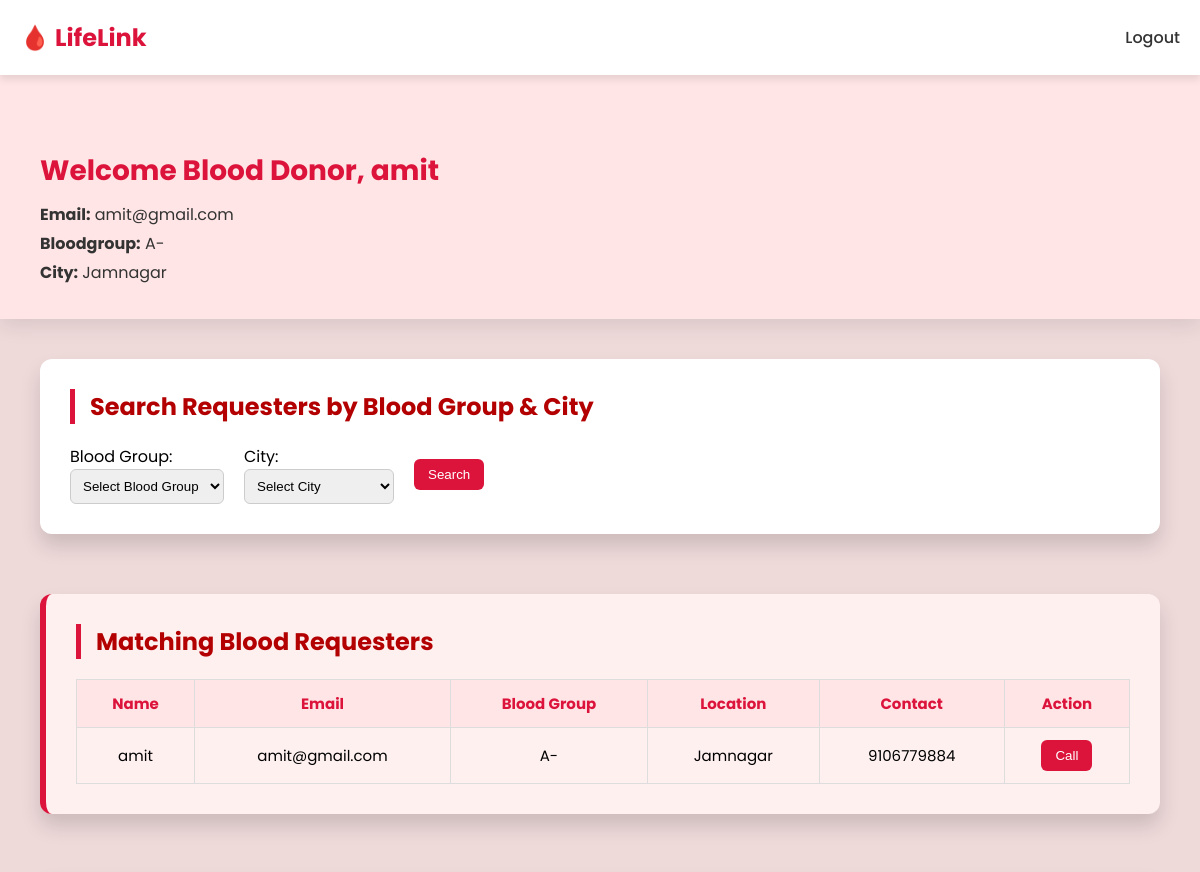
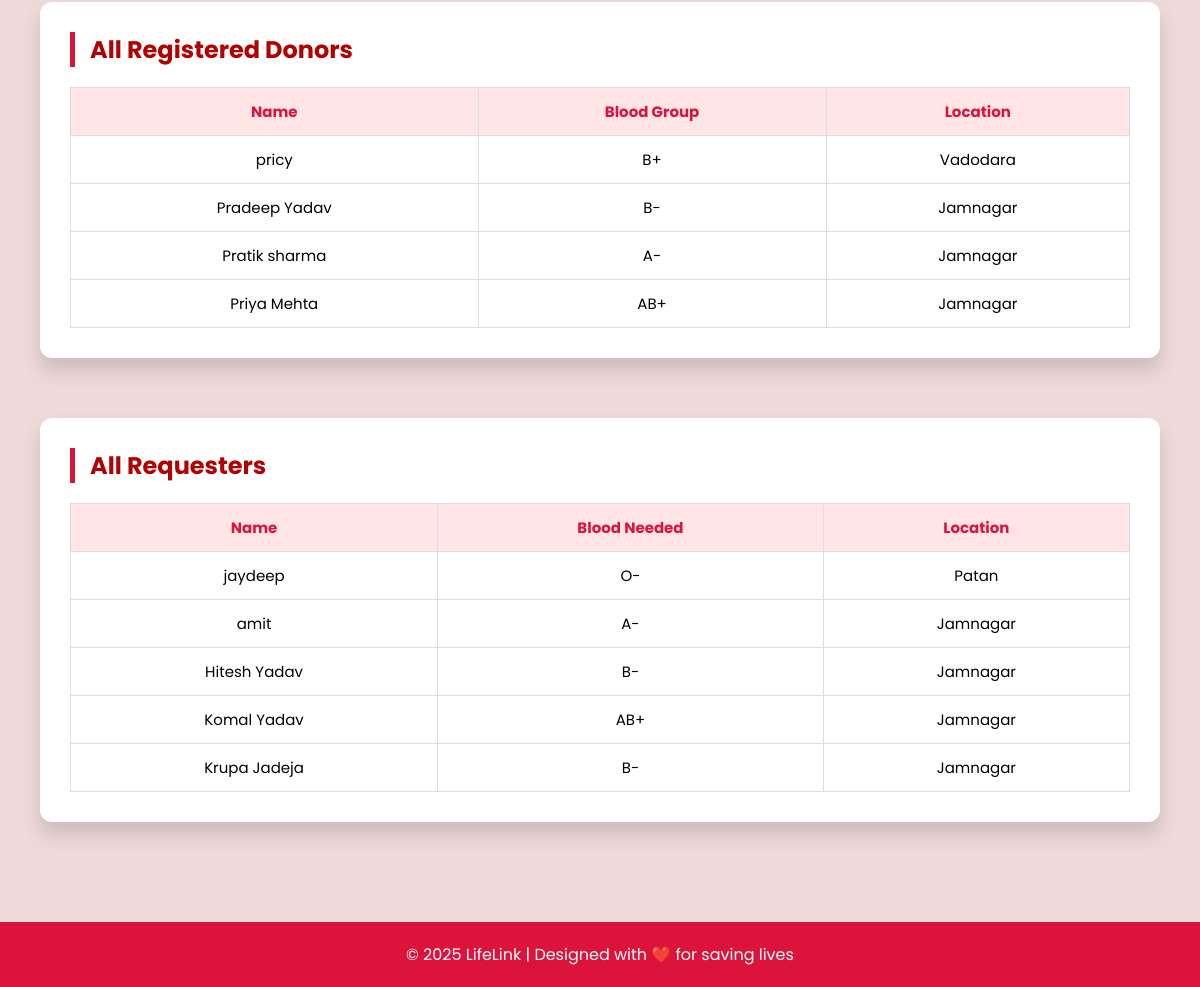
The page /ddash.php (signed in) on the database its author committed (2 pictures, top to bottom).
### tables this page shows
CREATE TABLE `requesters` (
  `id` int(11) NOT NULL,
  `name` varchar(100) NOT NULL,
  `email` varchar(100) NOT NULL,
  `contact` varchar(100) NOT NULL,
  `pass` varchar(100) NOT NULL,
  `city` varchar(100) NOT NULL,
  `bloodgroup` varchar(10) NOT NULL,
  `reason` text NOT NULL,
  `reg_date` timestamp NOT NULL DEFAULT current_timestamp()
);

CREATE TABLE `donors` (
  `id` int(11) NOT NULL,
  `name` varchar(100) NOT NULL,
  `email` varchar(100) NOT NULL,
  `contact` varchar(15) NOT NULL,
  `pass` varchar(100) NOT NULL,
  `age` int(11) NOT NULL,
  `bloodgroup` varchar(100) NOT NULL,
  `city` varchar(100) NOT NULL,
  `gender` varchar(100) NOT NULL,
  `reg_date` timestamp NOT NULL DEFAULT current_timestamp()
);

### ddash.php (the view, shortened to what this page needs)
<?php
$name = $_SESSION['donor_name'];
$email = $_SESSION['donor_email'];
$bloodgroup = $_SESSION['donor_bloodgroup'];
$city = $_SESSION['donor_city'];
$conn = new mysqli("localhost", "root", "", "web");
$match_sql = "SELECT * FROM requesters WHERE bloodgroup = ? AND city = ?";
$stmt = $conn->prepare($match_sql);
$stmt->bind_param("ss", $bloodgroup, $city);
$stmt->execute();
$matched_result = $stmt->get_result();
?>
<!DOCTYPE html>
<html lang="en">
<head>
</head>
<body>
<header class="navbar">
  <div class="logo">🩸 LifeLink</div>
  <nav>
    <ul>
      <li><a href="index.php">Logout</a></li>
    </ul>
  </nav>
</header>
<div class="welcome">
  <h2>Welcome Blood Donor, <?php echo htmlspecialchars($name); ?></h2>
  <p><strong>Email:</strong> <?php echo htmlspecialchars($email); ?></p>
  <p><strong>Bloodgroup:</strong> <?php echo htmlspecialchars($bloodgroup); ?></p>
  <p><strong>City:</strong> <?php echo htmlspecialchars($city); ?></p>
</div>
<div class="dashboard">
  <div class="section">
    <div class="section-title">Search Requesters by Blood Group & City</div>
    <form method="POST" style="display: flex; flex-wrap: wrap; gap: 20px; align-items: center;">
      <div>
        <label for="search_blood">Blood Group:</label><br>
        <select name="search_blood" id="search_blood" required style="padding: 8px; border-radius: 6px; border: 1px solid #ccc;">
          <option value="">Select Blood Group</option>
        </select>
      </div>
      <div>
        <label for="search_city">City:</label><br>
        <select name="search_city" id="search_city" required style="padding: 8px; border-radius: 6px; border: 1px solid #ccc;">
          <option value="">Select City</option>
        </select>
      </div>
      <div>
        <button type="submit" name="search" class="call-btn">Search</button>
      </div>
    </form>
  </div>
  <div class="section matching-requests">
    <div class="section-title">Matching Blood Requesters</div>
    <table>
      <tr>
        <th>Name</th>
        <th>Email</th>
        <th>Blood Group</th>
        <th>Location</th>
        <th>Contact</th>
        <th>Action</th>
      </tr>
      <?php
      $count = 0;
      while ($row = $matched_result->fetch_assoc()) {
        $hidden = $count >= 7 ? "style='display: none'" : "";
        echo "<tr class='match-row' $hidden>";
        echo "<td>" . htmlspecialchars($row['name']) . "</td>";
        echo "<td>" . htmlspecialchars($row['email']) . "</td>";
        echo "<td>" . htmlspecialchars($row['bloodgroup']) . "</td>";
        echo "<td>" . htmlspecialchars($row['city']) . "</td>";
        echo "<td>" . htmlspecialchars($row['contact']) . "</td>";
        echo "<td><button class='call-btn' onclick=\"window.location.href='tel:{$row['contact']}'\">Call</button></td>";
        echo "</tr>";
        $count++;
      }
      ?>
    </table>
  </div>
  <div class="section">
    <div class="section-title">All Registered Donors</div>
    <table>
      <tr>
        <th>Name</th>
        <th>Blood Group</th>
        <th>Location</th>
      </tr>
      <?php
      $count = 0;
      $conn2 = new mysqli("localhost", "root", "", "web");
      $donor_result = $conn2->query("SELECT * FROM donors");
      while ($row = $donor_result->fetch_assoc()) {
        $hidden = $count >= 7 ? "style='display: none'" : "";
        echo "<tr class='donor-row' $hidden>";
        echo "<td>" . htmlspecialchars($row['name']) . "</td>";
        echo "<td>" . htmlspecialchars($row['bloodgroup']) . "</td>";
        echo "<td>" . htmlspecialchars($row['city']) . "</td>";
        echo "</tr>";
        $count++;
      }
      ?>
    </table>
  </div>
  <div class="section">
    <div class="section-title">All Requesters</div>
    <table>
      <tr>
        <th>Name</th>
        <th>Blood Needed</th>
        <th>Location</th>
      </tr>
      <?php
      $count = 0;
      $requester_result = $conn2->query("SELECT * FROM requesters");
      while ($row = $requester_result->fetch_assoc()) {
        $hidden = $count >= 7 ? "style='display: none'" : "";
        echo "<tr class='requester-row' $hidden>";
        echo "<td>" . htmlspecialchars($row['name']) . "</td>";
        echo "<td>" . htmlspecialchars($row['bloodgroup']) . "</td>";
        echo "<td>" . htmlspecialchars($row['city']) . "</td>";
        echo "</tr>";
        $count++;
      }
      ?>
    </table>
  </div>
</div>
<footer>
  &copy; 2025 LifeLink | Designed with ❤️ for saving lives
</footer>
</body>
</html>

### ddash.php (style rules this page uses)
body { margin: 0; font-family: 'Poppins', sans-serif; background-color: #efdadaff; }
.navbar { background-color: #fff; display: flex; justify-content: space-between; align-items: center; padding: 20px 0px; position: fixed; top: 0; width: 100%; z-index: 1000; box-shadow: 0 4px 8px rgba(0,0,0,0.1); }
.logo { font-size: 24px; font-weight: bold; color: crimson; margin-left: 20px; }
nav ul { list-style: none; display: flex; gap: 30px; margin: 0; padding: 0; margin-right: 20px; }
nav ul li a { text-decoration: none; color: #333; font-weight: 500; transition: color 0.3s ease; }
.welcome { background-color: #ffe5e5; padding: 80px 40px 30px; margin-top: 70px; box-shadow: 0 6px 20px rgba(0,0,0,0.1); }
.welcome h2 { margin: 0 0 10px; color: crimson; font-size: 28px; }
.welcome p { margin: 4px 0; font-size: 16px; color: #333; }
.dashboard { padding: 40px; }
.section { background: #fff; margin-bottom: 60px; padding: 30px; border-radius: 12px; box-shadow: 0 12px 20px rgba(0,0,0,0.15); animation: fadeIn 0.6s ease-in-out; }
.section-title { font-size: 24px; margin-bottom: 20px; font-weight: bold; color: #b30000; border-left: 5px solid crimson; padding-left: 15px; }
table { width: 100%; border-collapse: collapse; margin-top: 10px; }
th, td { border: 1px solid #ddd; padding: 12px; text-align: center; font-size: 15px; }
th { background-color: #ffe5e5; color: crimson; }
.call-btn { background-color: crimson; color: white; padding: 8px 14px; border: none; border-radius: 6px; cursor: pointer; transition: background 0.3s; }
.matching-requests { background-color: #fff0f0; border-left: 6px solid crimson; }
footer { background-color: crimson; color: white; text-align: center; padding: 20px; }

### rows shown on the page
requesters: name "amit", email "amit@gmail.com", bloodgroup "A-", city "Jamnagar", contact "9106779884"
donors: name "pricy", bloodgroup "B+", city "Vadodara"
donors: name "Pradeep Yadav", bloodgroup "B-", city "Jamnagar"
donors: name "Pratik sharma", bloodgroup "A-", city "Jamnagar"
donors: name "Priya Mehta", bloodgroup "AB+", city "Jamnagar"
requesters: name "jaydeep", bloodgroup "O-", city "Patan"
requesters: name "Hitesh Yadav", bloodgroup "B-", city "Jamnagar"
requesters: name "Komal Yadav", bloodgroup "AB+", city "Jamnagar"
requesters: name "Krupa Jadeja", bloodgroup "B-", city "Jamnagar"

### other values the page prints
$name "amit"
$email "amit@gmail.com"
$bloodgroup "A-"
$city "Jamnagar"
